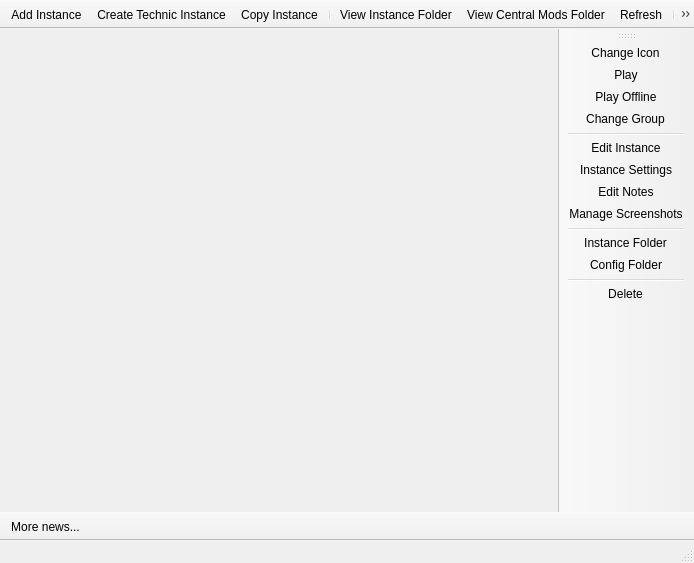
<?xml version="1.0" encoding="UTF-8"?>
<ui version="4.0">
 <class>MainWindow</class>
 <widget class="QMainWindow" name="MainWindow">
  <property name="geometry">
   <rect>
    <x>0</x>
    <y>0</y>
    <width>694</width>
    <height>563</height>
   </rect>
  </property>
  <property name="windowTitle">
   <string>MultiMC 5</string>
  </property>
  <property name="windowIcon">
   <iconset theme="multimc">
    <normaloff/>
   </iconset>
  </property>
  <widget class="QWidget" name="centralWidget">
   <layout class="QHBoxLayout" name="horizontalLayout">
    <property name="spacing">
     <number>0</number>
    </property>
    <property name="sizeConstraint">
     <enum>QLayout::SetDefaultConstraint</enum>
    </property>
    <property name="leftMargin">
     <number>0</number>
    </property>
    <property name="topMargin">
     <number>0</number>
    </property>
    <property name="rightMargin">
     <number>0</number>
    </property>
    <property name="bottomMargin">
     <number>0</number>
    </property>
   </layout>
  </widget>
  <widget class="QToolBar" name="mainToolBar">
   <property name="windowTitle">
    <string>Main Toolbar</string>
   </property>
   <property name="movable">
    <bool>false</bool>
   </property>
   <property name="allowedAreas">
    <set>Qt::TopToolBarArea</set>
   </property>
   <property name="toolButtonStyle">
    <enum>Qt::ToolButtonIconOnly</enum>
   </property>
   <property name="floatable">
    <bool>false</bool>
   </property>
   <attribute name="toolBarArea">
    <enum>TopToolBarArea</enum>
   </attribute>
   <attribute name="toolBarBreak">
    <bool>false</bool>
   </attribute>
   <addaction name="actionAddInstance"/>
   <addaction name="actionTechnicInstance"/>
   <addaction name="actionCopyInstance"/>
   <addaction name="separator"/>
   <addaction name="actionViewInstanceFolder"/>
   <addaction name="actionViewCentralModsFolder"/>
   <addaction name="actionRefresh"/>
   <addaction name="separator"/>
   <addaction name="actionCheckUpdate"/>
   <addaction name="actionSettings"/>
   <addaction name="separator"/>
   <addaction name="actionReportBug"/>
   <addaction name="actionAbout"/>
   <addaction name="separator"/>
   <addaction name="actionPatreon"/>
   <addaction name="actionCAT"/>
  </widget>
  <widget class="QStatusBar" name="statusBar"/>
  <widget class="QToolBar" name="instanceToolBar">
   <property name="enabled">
    <bool>true</bool>
   </property>
   <property name="windowTitle">
    <string>Instance Toolbar</string>
   </property>
   <property name="allowedAreas">
    <set>Qt::LeftToolBarArea|Qt::RightToolBarArea</set>
   </property>
   <property name="iconSize">
    <size>
     <width>80</width>
     <height>80</height>
    </size>
   </property>
   <property name="toolButtonStyle">
    <enum>Qt::ToolButtonIconOnly</enum>
   </property>
   <property name="floatable">
    <bool>false</bool>
   </property>
   <attribute name="toolBarArea">
    <enum>RightToolBarArea</enum>
   </attribute>
   <attribute name="toolBarBreak">
    <bool>false</bool>
   </attribute>
   <addaction name="actionChangeInstIcon"/>
   <addaction name="actionLaunchInstance"/>
   <addaction name="actionLaunchInstanceOffline"/>
   <addaction name="actionChangeInstGroup"/>
   <addaction name="separator"/>
   <addaction name="actionEditInstance"/>
   <addaction name="actionInstanceSettings"/>
   <addaction name="actionEditInstNotes"/>
   <addaction name="actionScreenshots"/>
   <addaction name="separator"/>
   <addaction name="actionViewSelectedInstFolder"/>
   <addaction name="actionConfig_Folder"/>
   <addaction name="separator"/>
   <addaction name="actionDeleteInstance"/>
  </widget>
  <widget class="QToolBar" name="newsToolBar">
   <property name="windowTitle">
    <string>News Toolbar</string>
   </property>
   <property name="movable">
    <bool>false</bool>
   </property>
   <property name="allowedAreas">
    <set>Qt::BottomToolBarArea</set>
   </property>
   <property name="iconSize">
    <size>
     <width>16</width>
     <height>16</height>
    </size>
   </property>
   <property name="toolButtonStyle">
    <enum>Qt::ToolButtonTextBesideIcon</enum>
   </property>
   <property name="floatable">
    <bool>false</bool>
   </property>
   <attribute name="toolBarArea">
    <enum>BottomToolBarArea</enum>
   </attribute>
   <attribute name="toolBarBreak">
    <bool>false</bool>
   </attribute>
   <addaction name="actionMoreNews"/>
  </widget>
  <action name="actionAddInstance">
   <property name="icon">
    <iconset theme="new">
     <normaloff/>
    </iconset>
   </property>
   <property name="text">
    <string>Add Instance</string>
   </property>
   <property name="toolTip">
    <string>Add a new instance.</string>
   </property>
   <property name="statusTip">
    <string>Add a new instance.</string>
   </property>
  </action>
  <action name="actionViewInstanceFolder">
   <property name="icon">
    <iconset theme="viewfolder">
     <normaloff/>
    </iconset>
   </property>
   <property name="text">
    <string>View Instance Folder</string>
   </property>
   <property name="toolTip">
    <string>Open the instance folder in a file browser.</string>
   </property>
   <property name="statusTip">
    <string>Open the instance folder in a file browser.</string>
   </property>
  </action>
  <action name="actionRefresh">
   <property name="icon">
    <iconset theme="refresh">
     <normaloff/>
    </iconset>
   </property>
   <property name="text">
    <string>Refresh</string>
   </property>
   <property name="toolTip">
    <string>Reload the instance list.</string>
   </property>
   <property name="statusTip">
    <string>Reload the instance list.</string>
   </property>
  </action>
  <action name="actionViewCentralModsFolder">
   <property name="icon">
    <iconset theme="centralmods">
     <normaloff/>
    </iconset>
   </property>
   <property name="text">
    <string>View Central Mods Folder</string>
   </property>
   <property name="toolTip">
    <string>Open the central mods folder in a file browser.</string>
   </property>
   <property name="statusTip">
    <string>Open the central mods folder in a file browser.</string>
   </property>
  </action>
  <action name="actionCheckUpdate">
   <property name="icon">
    <iconset theme="checkupdate">
     <normaloff/>
    </iconset>
   </property>
   <property name="text">
    <string>Check for Updates</string>
   </property>
   <property name="toolTip">
    <string>Check for new updates for MultiMC</string>
   </property>
   <property name="statusTip">
    <string>Check for new updates for MultiMC</string>
   </property>
  </action>
  <action name="actionSettings">
   <property name="icon">
    <iconset theme="settings">
     <normaloff/>
    </iconset>
   </property>
   <property name="text">
    <string>Settings</string>
   </property>
   <property name="toolTip">
    <string>Change settings.</string>
   </property>
   <property name="statusTip">
    <string>Change settings.</string>
   </property>
   <property name="menuRole">
    <enum>QAction::PreferencesRole</enum>
   </property>
  </action>
  <action name="actionReportBug">
   <property name="icon">
    <iconset theme="bug">
     <normaloff/>
    </iconset>
   </property>
   <property name="text">
    <string>Report a Bug</string>
   </property>
   <property name="toolTip">
    <string>Open the bug tracker to report a bug with MultiMC.</string>
   </property>
   <property name="statusTip">
    <string>Open the bug tracker to report a bug with MultiMC.</string>
   </property>
  </action>
  <action name="actionPatreon">
   <property name="icon">
    <iconset theme="patreon">
     <normaloff/>
    </iconset>
   </property>
   <property name="text">
    <string>Support us on Patreon!</string>
   </property>
   <property name="toolTip">
    <string>Open the MultiMC Patreon page.</string>
   </property>
   <property name="statusTip">
    <string>Open the MultiMC Patreon page.</string>
   </property>
  </action>
  <action name="actionMoreNews">
   <property name="icon">
    <iconset theme="news">
     <normaloff/>
    </iconset>
   </property>
   <property name="text">
    <string>More News</string>
   </property>
   <property name="iconText">
    <string>More news...</string>
   </property>
   <property name="toolTip">
    <string>Open the MultiMC development blog to read more news about MultiMC.</string>
   </property>
   <property name="statusTip">
    <string>Open the MultiMC development blog to read more news about MultiMC.</string>
   </property>
  </action>
  <action name="actionAbout">
   <property name="icon">
    <iconset theme="about">
     <normaloff/>
    </iconset>
   </property>
   <property name="text">
    <string>About MultiMC</string>
   </property>
   <property name="toolTip">
    <string>View information about MultiMC.</string>
   </property>
   <property name="statusTip">
    <string>About MultiMC</string>
   </property>
   <property name="menuRole">
    <enum>QAction::AboutRole</enum>
   </property>
  </action>
  <action name="actionLaunchInstance">
   <property name="text">
    <string>Play</string>
   </property>
   <property name="toolTip">
    <string>Launch the selected instance.</string>
   </property>
   <property name="statusTip">
    <string>Launch the selected instance.</string>
   </property>
  </action>
  <action name="actionRenameInstance">
   <property name="text">
    <string>Instance Name</string>
   </property>
   <property name="toolTip">
    <string>Rename the selected instance.</string>
   </property>
   <property name="statusTip">
    <string>Rename the selected instance.</string>
   </property>
  </action>
  <action name="actionChangeInstGroup">
   <property name="text">
    <string>Change Group</string>
   </property>
   <property name="toolTip">
    <string>Change the selected instance's group.</string>
   </property>
   <property name="statusTip">
    <string>Change the selected instance's group.</string>
   </property>
  </action>
  <action name="actionChangeInstIcon">
   <property name="enabled">
    <bool>true</bool>
   </property>
   <property name="icon">
    <iconset resource="../resources/instances/instances.qrc">
     <normaloff>:/icons/instances/infinity</normaloff>:/icons/instances/infinity</iconset>
   </property>
   <property name="text">
    <string>Change Icon</string>
   </property>
   <property name="toolTip">
    <string>Change the selected instance's icon.</string>
   </property>
   <property name="statusTip">
    <string>Change the selected instance's icon.</string>
   </property>
   <property name="iconVisibleInMenu">
    <bool>true</bool>
   </property>
  </action>
  <action name="actionEditInstNotes">
   <property name="text">
    <string>Edit Notes</string>
   </property>
   <property name="toolTip">
    <string>Edit the notes for the selected instance.</string>
   </property>
   <property name="statusTip">
    <string>Edit the notes for the selected instance.</string>
   </property>
  </action>
  <action name="actionEditInstance">
   <property name="text">
    <string>Edit Instance</string>
   </property>
   <property name="iconText">
    <string>Edit Instance</string>
   </property>
   <property name="toolTip">
    <string>Change the instance settings, mods and versions.</string>
   </property>
   <property name="statusTip">
    <string>Change the instance settings, mods and versions.</string>
   </property>
  </action>
  <action name="actionViewSelectedInstFolder">
   <property name="text">
    <string>Instance Folder</string>
   </property>
   <property name="toolTip">
    <string>Open the selected instance's root folder in a file browser.</string>
   </property>
   <property name="statusTip">
    <string>Open the selected instance's root folder in a file browser.</string>
   </property>
  </action>
  <action name="actionDeleteInstance">
   <property name="text">
    <string>Delete</string>
   </property>
   <property name="toolTip">
    <string>Delete the selected instance.</string>
   </property>
   <property name="statusTip">
    <string>Delete the selected instance.</string>
   </property>
  </action>
  <action name="actionConfig_Folder">
   <property name="text">
    <string>Config Folder</string>
   </property>
   <property name="toolTip">
    <string>Open the instance's config folder</string>
   </property>
  </action>
  <action name="actionCAT">
   <property name="checkable">
    <bool>true</bool>
   </property>
   <property name="icon">
    <iconset theme="cat">
     <normaloff/>
    </iconset>
   </property>
   <property name="text">
    <string>Meow</string>
   </property>
   <property name="toolTip">
    <string>&lt;html&gt;&lt;head/&gt;&lt;body&gt;&lt;p align=&quot;center&quot;&gt;It's a fluffy kitty :3&lt;/p&gt;&lt;/body&gt;&lt;/html&gt;</string>
   </property>
  </action>
  <action name="actionCopyInstance">
   <property name="icon">
    <iconset theme="copy">
     <normaloff/>
    </iconset>
   </property>
   <property name="text">
    <string>Copy Instance</string>
   </property>
   <property name="toolTip">
    <string>Copy the selected instance.</string>
   </property>
   <property name="statusTip">
    <string>Add a new instance.</string>
   </property>
  </action>
  <action name="actionManageAccounts">
   <property name="text">
    <string>Manage Accounts</string>
   </property>
   <property name="toolTip">
    <string>Manage your Mojang or Minecraft accounts.</string>
   </property>
  </action>
  <action name="actionLaunchInstanceOffline">
   <property name="text">
    <string>Play Offline</string>
   </property>
   <property name="toolTip">
    <string>Launch the selected instance in offline mode.</string>
   </property>
   <property name="statusTip">
    <string>Launch the selected instance.</string>
   </property>
  </action>
  <action name="actionScreenshots">
   <property name="text">
    <string>Manage Screenshots</string>
   </property>
   <property name="toolTip">
    <string>&lt;html&gt;&lt;head/&gt;&lt;body&gt;&lt;p&gt;View and upload screenshots for this instance&lt;/p&gt;&lt;/body&gt;&lt;/html&gt;</string>
   </property>
  </action>
  <action name="actionInstanceSettings">
   <property name="text">
    <string>Instance Settings</string>
   </property>
   <property name="toolTip">
    <string>Change the settings specific to the instance</string>
   </property>
  </action>
  <action name="actionTechnicInstance">
   <property name="icon">
    <iconset theme="technic"/>
   </property>
   <property name="text">
    <string>Create Technic Instance</string>
   </property>
  </action>
 </widget>
 <layoutdefault spacing="6" margin="11"/>
 <resources>
  <include location="../resources/pe_dark/pe_dark.qrc"/>
  <include location="../resources/pe_light/pe_light.qrc"/>
  <include location="../resources/pe_blue/pe_blue.qrc"/>
  <include location="../resources/pe_colored/pe_colored.qrc"/>
  <include location="../resources/multimc/multimc.qrc"/>
  <include location="../resources/instances/instances.qrc"/>
  <include location="../resources/OSX/OSX.qrc"/>
  <include location="../resources/iOS/iOS.qrc"/>
 </resources>
 <connections/>
</ui>
